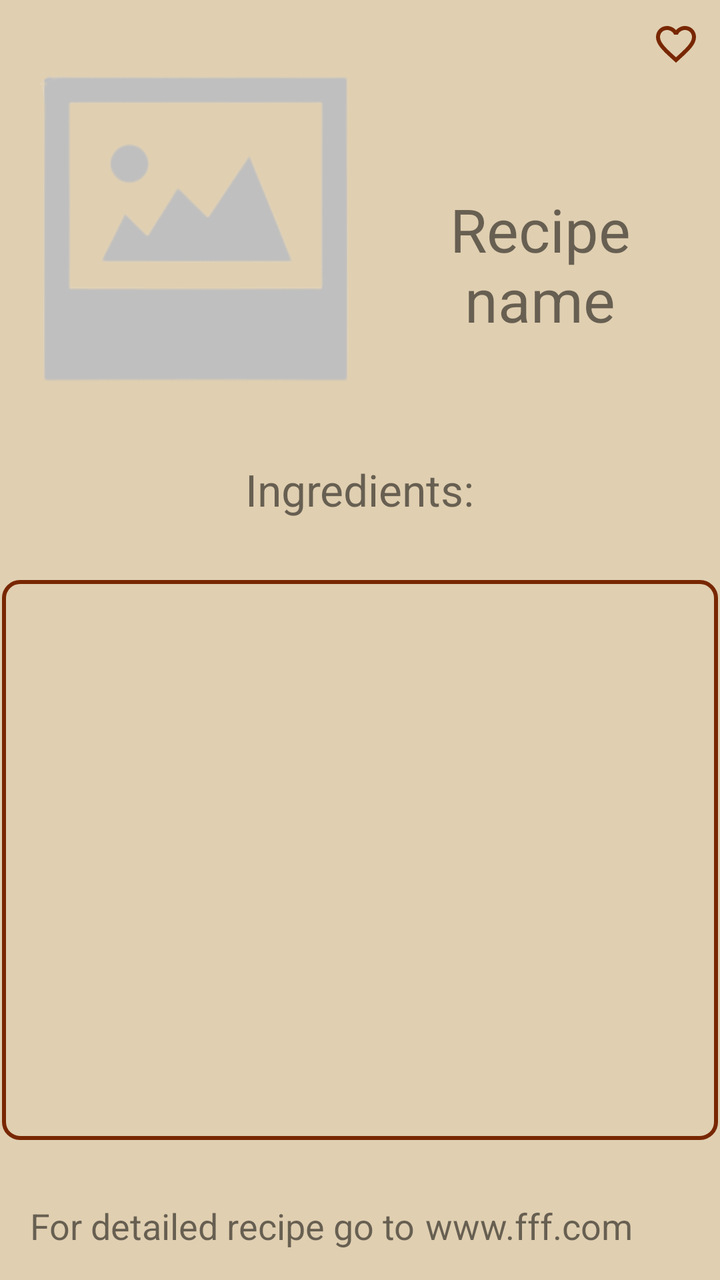
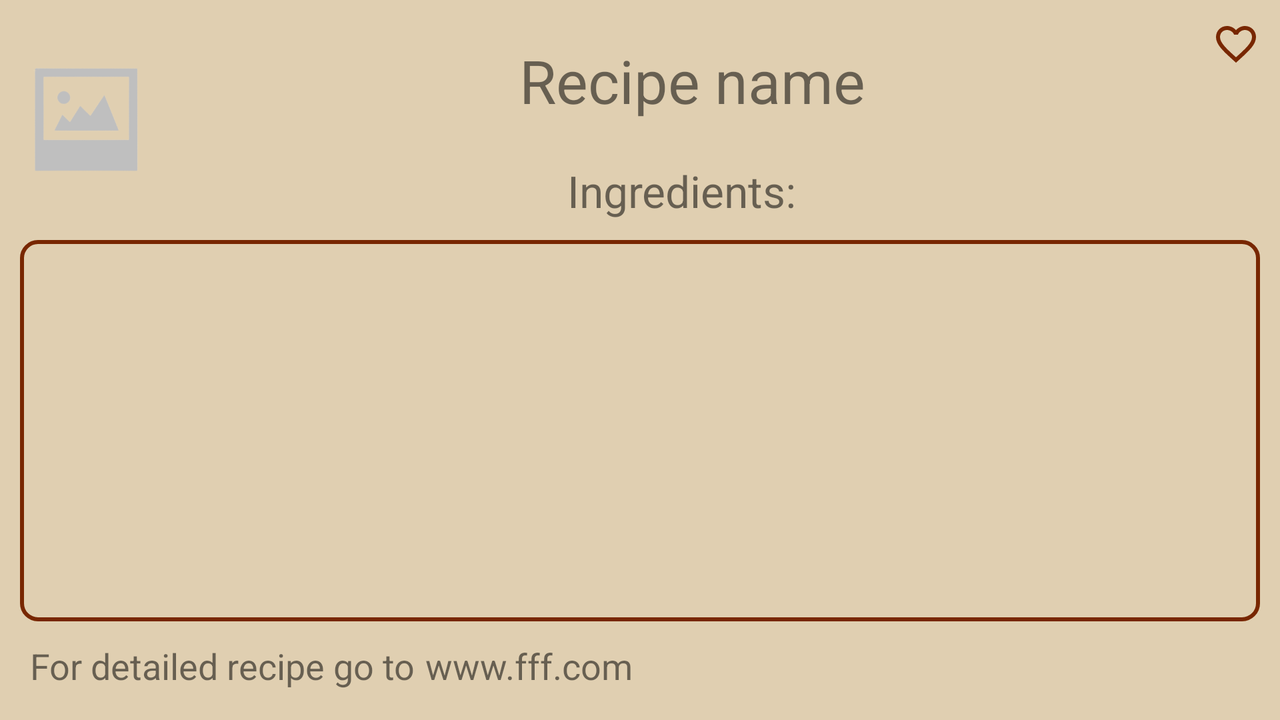

One screen, two layout resources from the same app: the default and the repository's alternative for another configuration. Each is rendered where Android would select it; the XML of both is given below.
<!-- AndroidManifest.xml: application theme Theme.Recipe -->
<!-- res/layout/recipe_detail.xml -->
<?xml version="1.0" encoding="utf-8"?>
<androidx.constraintlayout.widget.ConstraintLayout xmlns:android="http://schemas.android.com/apk/res/android"
    xmlns:app="http://schemas.android.com/apk/res-auto"
    xmlns:tools="http://schemas.android.com/tools"
    android:layout_width="match_parent"
    android:layout_height="match_parent">

    <ImageView
        android:id="@+id/image"
        android:layout_width="0dp"
        android:layout_height="200dp"
        android:layout_marginTop="15dp"
        android:src="@drawable/no_image_logo"
        app:layout_constraintTop_toTopOf="parent"
        app:layout_constraintLeft_toLeftOf="parent"
        app:layout_constraintRight_toLeftOf="@id/label" />
    <ImageView
        android:id="@+id/fav"
        android:layout_width="wrap_content"
        android:layout_height="wrap_content"
        android:src="@drawable/ic_baseline_favorite_border_24"
        android:layout_gravity="center"
        android:layout_margin="10dp"
        android:backgroundTint="@android:color/transparent"
        app:layout_constraintTop_toTopOf="parent"
        app:layout_constraintRight_toRightOf="parent" />
    <ImageView
        android:id="@+id/fav_filled"
        android:layout_width="wrap_content"
        android:layout_height="wrap_content"
        android:src="@drawable/ic_baseline_favorite_24_filled"
        android:layout_gravity="center"
        android:layout_margin="10dp"
        android:backgroundTint="@android:color/transparent"
        android:visibility="invisible"
        app:layout_constraintTop_toTopOf="parent"
        app:layout_constraintRight_toRightOf="parent" />
    <TextView
        android:id="@+id/label"
        android:layout_width="150dp"
        android:layout_height="wrap_content"
        tools:text="Recipe name"
        android:textSize="30sp"
        android:textAlignment="center"
        android:layout_marginEnd="15dp"
        app:layout_constraintTop_toBottomOf="@id/fav"
        app:layout_constraintLeft_toRightOf="@id/image"
        app:layout_constraintBottom_toTopOf="@id/ingredients"
        app:layout_constraintRight_toRightOf="parent"/>
    <TextView
        android:id="@+id/ingredients"
        android:layout_width="wrap_content"
        android:layout_height="wrap_content"
        android:text="@string/ingredients"
        android:textSize="22sp"
        android:layout_margin="15dp"
        app:layout_constraintTop_toBottomOf="@id/image"
        app:layout_constraintLeft_toLeftOf="parent"
        app:layout_constraintRight_toRightOf="parent"/>
    <ListView
        android:id="@+id/ingredients_list"
        android:layout_width="0dp"
        android:layout_height="280dp"
        android:clipToPadding="false"
        android:layout_margin="1dp"
        android:background="@drawable/background_frame"
        app:layout_constraintTop_toBottomOf="@id/ingredients"
        app:layout_constraintLeft_toLeftOf="parent"
        app:layout_constraintRight_toRightOf="parent"
        app:layout_constraintBottom_toTopOf="@id/source"/>
    <TextView
        android:id="@+id/source"
        android:layout_width="wrap_content"
        android:layout_height="wrap_content"
        android:text="@string/for_detailed_recipe_go_to"
        android:textSize="18sp"
        android:layout_margin="15dp"
        app:layout_constraintLeft_toLeftOf="parent"
        app:layout_constraintBottom_toBottomOf="parent"/>
    <TextView
        android:id="@+id/url"
        android:layout_width="wrap_content"
        android:layout_height="wrap_content"
        tools:text="www.fff.com"
        android:textSize="18sp"
        android:layout_marginBottom="15dp"
        android:layout_marginEnd="15dp"
        android:paddingStart="5dp"
        android:paddingEnd="5dp"
        app:layout_constraintLeft_toRightOf="@id/source"
        app:layout_constraintBottom_toBottomOf="parent"/>

</androidx.constraintlayout.widget.ConstraintLayout>
<!-- resources referenced by this layout -->
<resources>
  <!-- drawable background_frame (drawable) -->
  <?xml version="1.0" encoding="utf-8"?>
  <shape xmlns:android="http://schemas.android.com/apk/res/android"
      android:shape="rectangle">
      <stroke android:width="2dp" android:color="@color/logo_color" />
      <padding android:left="20dp"
          android:top="20dp"
          android:right="20dp"
          android:bottom="20dp" />
      <corners android:radius="8dp"/>
  
  </shape>
  <!-- drawable ic_baseline_favorite_24_filled (drawable) -->
  <vector android:height="24dp" android:tint="@color/logo_color"
      android:viewportHeight="24" android:viewportWidth="24"
      android:width="24dp" xmlns:android="http://schemas.android.com/apk/res/android">
      <path android:fillColor="@color/logo_color" android:pathData="M12,21.35l-1.45,-1.32C5.4,15.36 2,12.28 2,8.5 2,5.42 4.42,3 7.5,3c1.74,0 3.41,0.81 4.5,2.09C13.09,3.81 14.76,3 16.5,3 19.58,3 22,5.42 22,8.5c0,3.78 -3.4,6.86 -8.55,11.54L12,21.35z"/>
  </vector>
  <!-- drawable ic_baseline_favorite_border_24 (drawable) -->
  <vector android:height="24dp" android:tint="@color/logo_color"
      android:viewportHeight="24" android:viewportWidth="24"
      android:width="24dp" xmlns:android="http://schemas.android.com/apk/res/android">
      <path android:fillColor="@color/logo_color" android:pathData="M16.5,3c-1.74,0 -3.41,0.81 -4.5,2.09C10.91,3.81 9.24,3 7.5,3 4.42,3 2,5.42 2,8.5c0,3.78 3.4,6.86 8.55,11.54L12,21.35l1.45,-1.32C18.6,15.36 22,12.28 22,8.5 22,5.42 19.58,3 16.5,3zM12.1,18.55l-0.1,0.1 -0.1,-0.1C7.14,14.24 4,11.39 4,8.5 4,6.5 5.5,5 7.5,5c1.54,0 3.04,0.99 3.57,2.36h1.87C13.46,5.99 14.96,5 16.5,5c2,0 3.5,1.5 3.5,3.5 0,2.89 -3.14,5.74 -7.9,10.05z"/>
  </vector>
  <!-- drawable no_image_logo: png bitmap (drawable, 10323 bytes) -->
  <string name="for_detailed_recipe_go_to">For detailed recipe go to </string>
  <string name="ingredients">Ingredients:</string>
  <style name="Theme.Recipe" parent="Theme.MaterialComponents.DayNight.DarkActionBar">
          
          <item name="colorPrimary">@color/primary_color</item>
          <item name="colorPrimaryVariant">@color/primary_color2</item>
          <item name="colorOnPrimary">@color/white</item>
          
          <item name="colorSecondary">@color/teal_200</item>
          <item name="colorSecondaryVariant">@color/teal_700</item>
          <item name="colorOnSecondary">@color/black</item>
          
          <item name="android:statusBarColor" tools:targetApi="l">?attr/colorPrimaryVariant</item>
          
          <item name="android:windowBackground">@color/light_brown</item>
      </style>
  <color name="logo_color">#782701</color>
  <color name="primary_color">#705148</color>
  <color name="primary_color2">#553E37</color>
  <color name="white">#FFFFFFFF</color>
  <color name="teal_200">#FF03DAC5</color>
  <color name="teal_700">#FF018786</color>
  <color name="black">#FF000000</color>
  <color name="light_brown">#e0cfb1</color>
</resources>
<!-- res/layout-land/recipe_detail.xml (the repository's variant of the layout above) -->
<!-- drawn on the phone turned sideways -->
<?xml version="1.0" encoding="utf-8"?>
<androidx.constraintlayout.widget.ConstraintLayout xmlns:android="http://schemas.android.com/apk/res/android"
    xmlns:app="http://schemas.android.com/apk/res-auto"
    xmlns:tools="http://schemas.android.com/tools"
    android:layout_width="match_parent"
    android:layout_height="match_parent">

    <ImageView
        android:id="@+id/image"
        android:layout_width="0dp"
        android:layout_height="100dp"
        android:layout_margin="10dp"
        android:src="@drawable/no_image_logo"
        app:layout_constraintTop_toTopOf="parent"
        app:layout_constraintLeft_toLeftOf="parent"
        app:layout_constraintRight_toLeftOf="@id/label" />
    <ImageView
        android:id="@+id/fav"
        android:layout_width="wrap_content"
        android:layout_height="wrap_content"
        android:src="@drawable/ic_baseline_favorite_border_24"
        android:layout_gravity="center"
        android:layout_margin="10dp"
        android:backgroundTint="@android:color/transparent"
        app:layout_constraintTop_toTopOf="parent"
        app:layout_constraintRight_toRightOf="parent" />
    <ImageView
        android:id="@+id/fav_filled"
        android:layout_width="wrap_content"
        android:layout_height="wrap_content"
        android:src="@drawable/ic_baseline_favorite_24_filled"
        android:layout_gravity="center"
        android:layout_margin="10dp"
        android:backgroundTint="@android:color/transparent"
        android:visibility="invisible"
        app:layout_constraintTop_toTopOf="parent"
        app:layout_constraintRight_toRightOf="parent" />
    <TextView
        android:id="@+id/label"
        android:layout_width="500dp"
        android:layout_height="wrap_content"
        tools:text="Recipe name"
        android:textSize="30sp"
        android:textAlignment="center"
        android:layout_margin="10dp"
        app:layout_constraintBottom_toTopOf="@id/ingredients"
        app:layout_constraintLeft_toRightOf="@id/image"
        app:layout_constraintTop_toTopOf="parent"
        app:layout_constraintRight_toLeftOf="@id/fav"/>
    <TextView
        android:id="@+id/ingredients"
        android:layout_width="wrap_content"
        android:layout_height="wrap_content"
        android:text="@string/ingredients"
        android:textSize="22sp"
        app:layout_constraintTop_toBottomOf="@id/label"
        app:layout_constraintLeft_toRightOf="@id/image"
        app:layout_constraintRight_toLeftOf="@id/fav"
        app:layout_constraintBottom_toTopOf="@id/ingredients_list"/>
    <ListView
        android:id="@+id/ingredients_list"
        android:layout_width="0dp"
        android:layout_height="0dp"
        android:clipToPadding="false"
        android:layout_margin="10dp"
        android:background="@drawable/background_frame"
        app:layout_constraintTop_toBottomOf="@id/image"
        app:layout_constraintLeft_toLeftOf="parent"
        app:layout_constraintRight_toRightOf="parent"
        app:layout_constraintBottom_toTopOf="@id/source"/>
    <TextView
        android:id="@+id/source"
        android:layout_width="wrap_content"
        android:layout_height="wrap_content"
        android:text="@string/for_detailed_recipe_go_to"
        android:textSize="18sp"
        android:layout_margin="15dp"
        app:layout_constraintLeft_toLeftOf="parent"
        app:layout_constraintBottom_toBottomOf="parent"/>
    <TextView
        android:id="@+id/url"
        android:layout_width="wrap_content"
        android:layout_height="wrap_content"
        tools:text="www.fff.com"
        android:textSize="18sp"
        android:layout_marginBottom="15dp"
        android:layout_marginEnd="15dp"
        android:paddingStart="5dp"
        android:paddingEnd="5dp"
        app:layout_constraintLeft_toRightOf="@id/source"
        app:layout_constraintBottom_toBottomOf="parent"/>

</androidx.constraintlayout.widget.ConstraintLayout>
